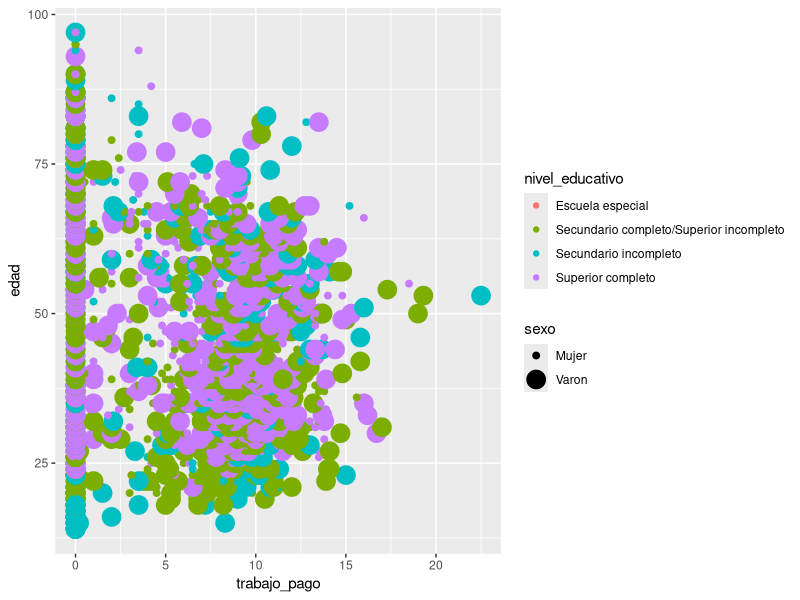

Recreate this plot in R.
## ---- chunk 1
knitr::opts_chunk$set(
	echo = TRUE,
	message = FALSE,
	warning = FALSE
)

library(readr)
library(dplyr)
library(ggplot2)
library(tidyr)
## ---- chunk 2
uso_tiempo_2016<-read.csv("datos/encuesta_uso_tiempo_2016.csv")

## ---- chunk 3
uso_tiempo_2016 <- uso_tiempo_2016|>
   select(sexo,edad,trabajo_pago,trabajo_domestico_no_pago,tareas_cuidados,nivel_educativo,estado_ocupacional,recreacion,aplicaciones, estudio_educacion, rango_etario, nivel_educativo)

## ---- chunk 4
ggplot(uso_tiempo_2016, aes(trabajo_pago, edad)) +
  geom_point(aes(color = nivel_educativo, size = sexo))
